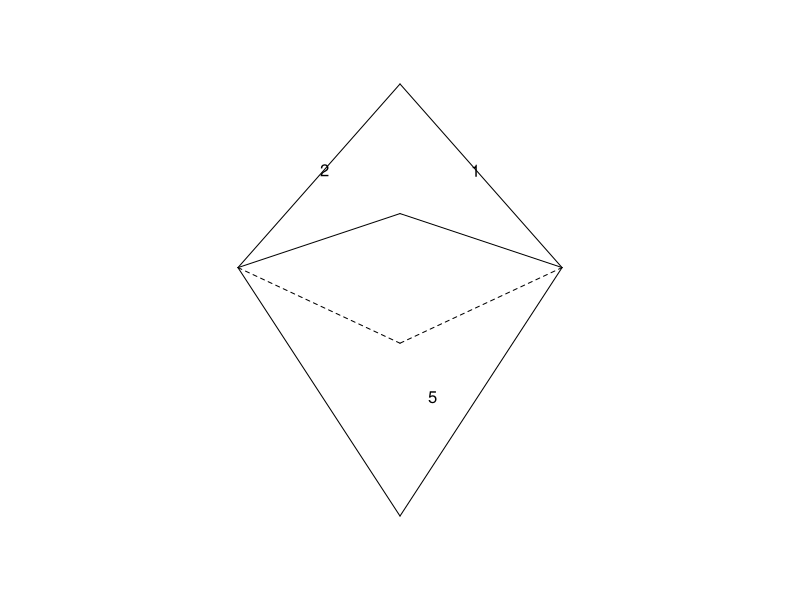

The R source for this figure:
setwd("C:/Users/18904/Github/senior-mathematics/codes")
if(!dir.exists("../figures"))dir.create("../figures")
# week48-1: octahedron (faces labelled 1..8) wireframe projection (Exercise 10.2 Comprehensive #5)
draw1=function(){
  par(mar=c(1,1,1,1))
  plot(0,0,type="n",xlim=c(-1.2,1.2),ylim=c(-1.2,1.2),asp=1,axes=FALSE,xlab="",ylab="")
  T=c(0,1.0); B=c(0,-1.0)
  e1=c(0.75,0.15); e2=c(0,0.4); e3=c(-0.75,0.15); e4=c(0,-0.2)
  lines(c(T[1],e1[1]),c(T[2],e1[2]))
  lines(c(T[1],e3[1]),c(T[2],e3[2]))
  lines(c(B[1],e1[1]),c(B[2],e1[2]))
  lines(c(B[1],e3[1]),c(B[2],e3[2]))
  lines(c(e1[1],e2[1]),c(e1[2],e2[2])); lines(c(e2[1],e3[1]),c(e2[2],e3[2]))
  lines(c(e3[1],e4[1]),c(e3[2],e4[2]),lty=2); lines(c(e4[1],e1[1]),c(e4[2],e1[2]),lty=2)
  text(0.35,0.6,"1"); text(-0.35,0.6,"2"); text(0.15,-0.45,"5")
}
cairo_pdf("../figures/week48-1.pdf",width=4,height=4,family="SimSun");draw1();dev.off()
svglite::svglite("../figures/week48-1.svg",width=4,height=4);draw1();dev.off()
